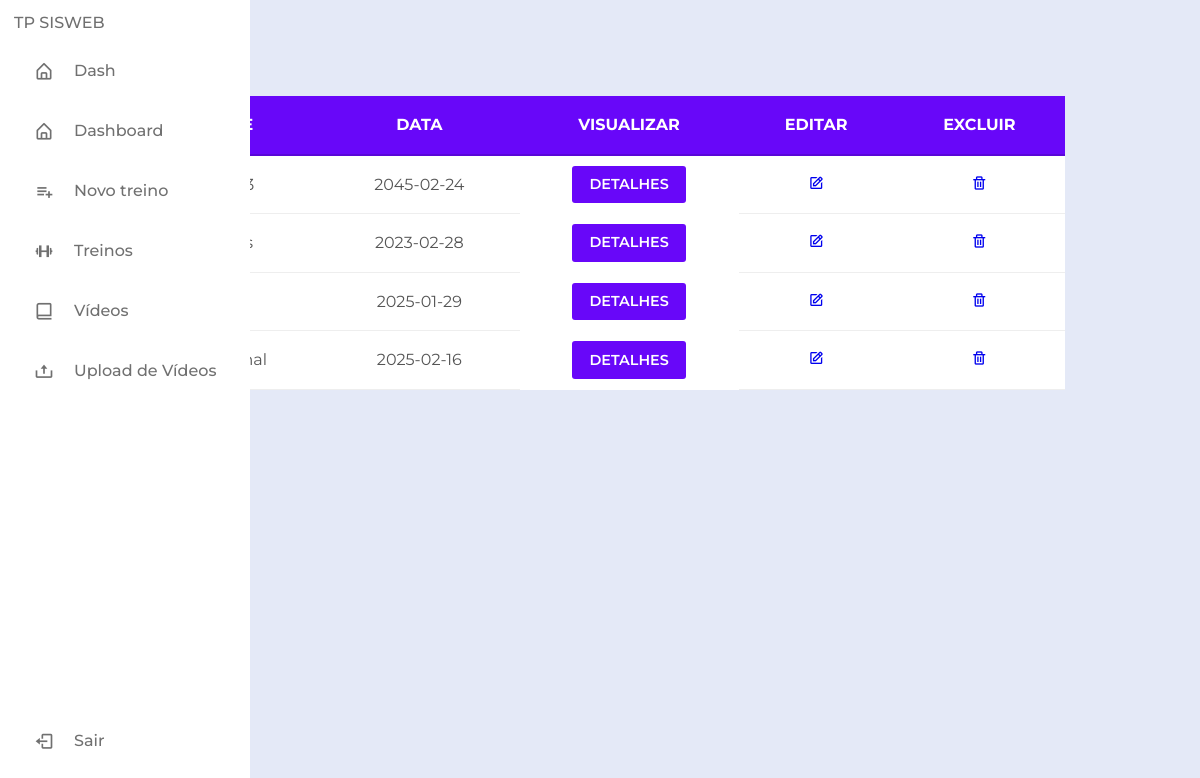
The page /listaDeTreinos (signed in) on the database as committed earlier.
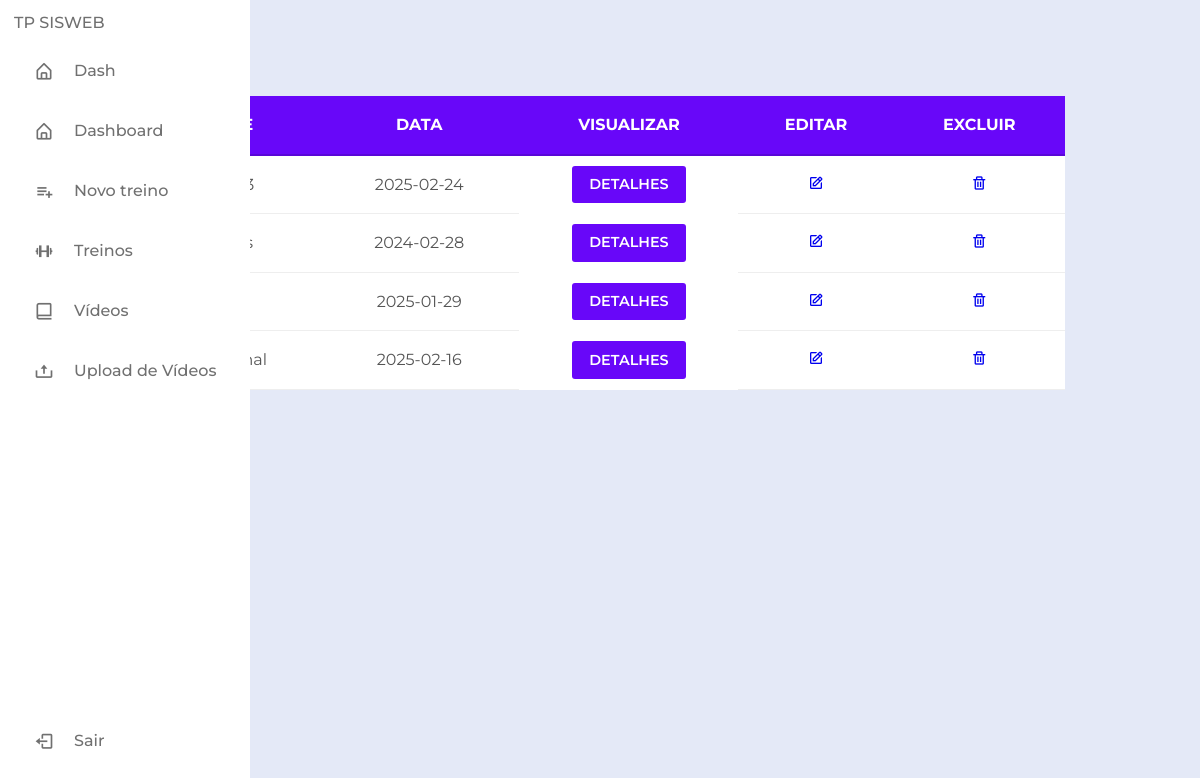
The same page on the database as committed later.
### classes.py (models this page shows, shortened)
class Treino(db.Model):
    __tablename__ = 'treino'
    _id = db.Column(db.Integer, primary_key=True, autoincrement=True)
    nome = db.Column(db.String)
    data = db.Column(db.Date)
    conta_id = mapped_column(ForeignKey("conta.id"))
    conta = relationship("Conta", back_populates="treino")
    atividade = relationship("Atividade", back_populates="treino")

### app.py (the view)
@app.route("/listaDeTreinos")
@login_required
def listaDeTreinos():
    treinos = Treino.query.filter_by(conta_id=current_user.id)
    return render_template("treino/lista.html", treinos = treinos)

### classes.py (called while the page is built)
@login_manager.user_loader
def load_user(user):
    return Conta.query.get(int(user))

### templates/treino/lista.html (shortened to what this page needs)
<!DOCTYPE html>
<html lang="en">
<head>
    <link rel="stylesheet" href="https://cdnjs.cloudflare.com/ajax/libs/font-awesome/6.7.2/css/all.min.css">
    <link rel="stylesheet"  href="{{ url_for('static', filename='styleTab.css')}}">
    <link href='https://unpkg.com/boxicons@2.1.4/css/boxicons.min.css' rel='stylesheet'>
</head>
<div>
    {% include 'sidebar.html' %}
</div>
<body>
	<section class="ftco-section">
		<div class="container">
			<div class="row">
				<div class="col-md-12">
					<div class="table-wrap">
						<table class="table">
					    <thead class="thead-primary">
					      <tr>
					        <th>Nome</th>
					        <th>Data</th>
					        <th>Visualizar</th>
                            <th>Editar</th>
					        <th>Excluir</th>
					      </tr>
					    </thead>
					    <tbody>
                            {% for treino in treinos%}
                            <tr>
                                <td scope="row" class="scope" >{{treino.nome}}</td>
                                <td scope="row" class="scope">{{treino.data }}</td>
                                <th><a href="/listarTreino/{{treino._id}}" class="btn btn-primary">Detalhes</a></td>
                                <td><a href="/atualizarTreino/{{treino._id}}"><i class='bx bx-edit icon'></i></a></td>
                                <td><a href="/excluirTreino/{{treino._id}}"><i class='bx bx-trash icon'></i></a></td>
                            </tr>
                            {%endfor%}
					    </tbody>
					  </table>
					</div>
				</div>
			</div>
		</div>
	</section>
</body>
</html>

### templates/sidebar.html (shortened to what this page needs)
<!DOCTYPE html>
<html lang="en">
<head>
    <link rel="stylesheet"  href="{{ url_for('static', filename='styleSideBar.css')}}">
    <link href='https://unpkg.com/boxicons@2.1.4/css/boxicons.min.css' rel='stylesheet'>
</head>
<body>
    <nav class="sidebar">
        <header>
             <div class="text header-text">
                <span class="name">TP</span>
                <span class="name">SISWEB</span>
             </div>
        </header>
        <div class="menu-bar">
            <div class="menu">
                <ul class="menu-links">
                    <li class="nav-link">
                        <a href="{{ url_for('index') }}">
                            <i class='bx bx-home-alt icon'></i>
                            <span class="text nav-text">Dash</span>
                        </a>
                    </li>
                    <li class="nav-link">
                        <a href="{{ url_for('exibir_grafico') }}">
                            <i class='bx bx-home-alt icon'></i>
                            <span class="text nav-text">Dashboard</span>
                        </a>
                    </li>
                    <li class="nav-link">
                        <a href="{{url_for('novoTreinoPagina')}}">
                            <i class='bx bx-list-plus icon'></i>
                            <span class="text nav-text">Novo treino</span>
                        </a>
                    </li>
                    <li class="nav-link">
                        <a href="{{url_for('listaDeTreinos')}}">
                            <i class='bx bx-dumbbell icon'></i>
                            <span class="text nav-text">Treinos</span>
                        </a>
                    </li>
                    <li class="nav-link">
                        <a href="{{url_for('listaVideos')}}">
                            <i class='bx bx-book-alt icon'></i>
                            <span class="text nav-text">Vídeos</span>
                        </a>
                    </li>
                    <li class="nav-link">
                        <a href="{{url_for('videos')}}">
                            <i class='bx bx-upload icon'></i>
                            <span class="text nav-text">Upload de Vídeos</span>
                        </a>
                    </li>
                </ul>
            </div>
            <div class="bottom-content">
                <li class="">
                    <a href="{{ url_for('logout') }}" method="get">
                        <i class='bx bx-log-out icon'></i>
                        <span type="submit" class="text nav-text">Sair</span>
                    </a>
                </li>
            </div>
        </div>
</body>
</html>

### static/styleTab.css (style rules this page uses)
* { margin: 0; padding: 0; box-sizing: border-box; }
body { font-family: 'Roboto', sans-serif; font-size: 16px; line-height: 1.6; background-color: #f8f9fd; color: #555; }
.ftco-section { padding: 4em 0; }
.container { max-width: 960px; margin: 0 auto; padding: 0 15px; }
.table-wrap { overflow-x: auto; margin: 2em 0; }
.table { width: 100%; border-collapse: collapse; background-color: #fff; box-shadow: 0 2px 8px rgba(0, 0, 0, 0.1); }
.thead-primary th { background-color: #6807f9; color: #fff; font-weight: 700; text-transform: uppercase; padding: 1em; border-bottom: 2px solid #5a06d8; }
.table tbody tr { transition: background-color 0.3s ease; }
.table th.scope, .table td { padding: 1em; text-align: center; border-bottom: 1px solid #eee; }
.btn { display: inline-block; padding: 0.5em 1.2em; font-size: 0.9em; font-weight: 600; text-decoration: none; text-transform: uppercase; border-radius: 3px; transition: background-color 0.3s ease, box-shadow 0.3s ease; cursor: pointer; }
.btn-primary { background-color: #6807f9; color: #fff; border: none; }

### static/styleSideBar.css (style rules this page uses)
* { margin: 0; padding: 0; box-sizing: border-box; font-family: 'Montserrat', sans-serif; }
:root { --body-color: #E4E9f7; --sidebar-color: #FFF; --primary-color: #695CFE; --primary-color-light: #F6F5FF; --toggle-color: #DDD; --text-color: #707070; --trans-02: all 0.2s ease; --trans-03: all 0.3s ease; --trans-04: all 0.4s ease; --trans-05: all 0.5s ease; }
.sidebar .text { font-size: 16px; font-weight: 500; color: var(--text-color) }
body { height: 100vh; background-color: var(--body-color); }
.sidebar { position: fixed; top: 0; left: 0; height: 100%; width: 250px; padding: 10px 14px; background: var(--sidebar-color); }
.sidebar li { height: 50px; margin-top: 10px; list-style: none; display: flex; align-items: center; }
.sidebar li .icon { display: flex; align-items: center; justify-content: center; min-width: 60px; font-size: 20px; }
.sidebar li .icon, .sidebar li .text { color: var(--text-color); transition: var(--trans-02); }
.sidebar li a { height: 100%; width: 100%; display: flex; align-items: center; text-decoration: none; border-radius: 6px; transition: var(--trans-04); }
.sidebar .menu-bar { height: calc(100% - 50px); display: flex; flex-direction: column; justify-content: space-between; }

Rows that differ between the two databases and show on the page:
changed Treino (number 1 of 4 on the later page): data "2045-02-24" → "2025-02-24"
changed Treino (number 2 of 4 on the later page): data "2023-02-28" → "2024-02-28"
